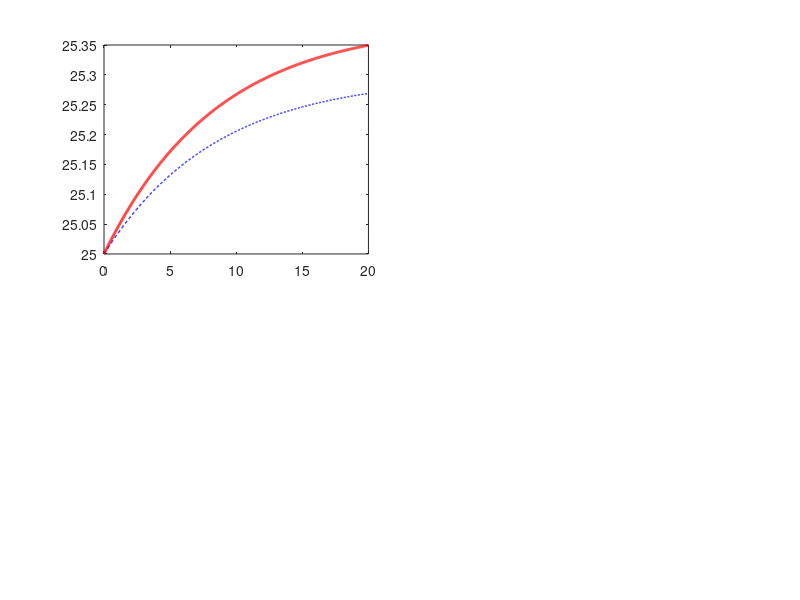

Write the MATLAB code that produced this figure. (Note: this script raises an error after producing the figure.)
%% Sunstang Battery Thermal Analysis - Multi-Scenario Solver
%  Drew Hillman
%  Ref: Panasonic NCR18650B (40p30s) | Ram-Air Cooling Model

clear; clc; close all;

%% 1. System Constants (The "Fixed" Physics)
Pack.ModuleCount = 30;           
Pack.CellsPerModule = 40;        
Pack.ModuleMass = 1.94;          % kg (40 cells * 48.5g)
Pack.Cp = 950;                   % J/kg*K
Pack.Area_surf = 0.12;           % m^2
Pack.R_module = 0.875e-3;        % Ohms (Derived from 35mOhm / 40)

% Cooling Parameters (Ram Air Model)
Pack.h_static = 5;               % W/m^2K (Fans OFF / Car Stopped)
Pack.h_fans_only = 12;           % W/m^2K (Exhaust Fans ON, Car Stopped)
Pack.Ram_Factor = 1.5;           % Cooling gain per m/s of speed

%% 2. select Scenario
%  Change this string to run different tests: 'Cruise', 'Sprint', or 'HillClimb'
Target_Scenario = 'All'; 

if strcmp(Target_Scenario, 'All')
    Scenarios = {'Cruise', 'Sprint', 'HillClimb', 'Parking'};
else
    Scenarios = {Target_Scenario};
end

%% 3. Simulation Loop
%  Use a 2x2 Grid to fit all 4 scenarios nicely
figure('Name', 'Scenario Comparison', 'Color', 'w', 'Position', [100 50 1200 900]);

for s = 1:length(Scenarios)
    Scenario_Name = Scenarios{s};
    fprintf('Running Scenario: %s...\n', Scenario_Name);
    
    % --- RESET STATE VARIABLES ---
    % Critical: Clear variables from previous loop iterations so 
    % "Parking" settings don't leak into "Cruise".
    clear T_Initial_Override; 
    
    % --- A. Generate Profiles (The "Inputs") ---
    % Default Time (can be overridden by case)
    Time = 0:1:1200; 
    
    switch Scenario_Name
        case 'Cruise'
            Velocity = 16.7 * ones(size(Time));     
            Current  = 35 * ones(size(Time));     
            Title_Text = 'Nominal Cruise (60 km/h)';
            
        case 'Sprint'
            Velocity = 27.8 * ones(size(Time));     
            Current  = 120 * ones(size(Time));    
            Title_Text = 'Sprint/Overtake (100 km/h)';
            
        case 'HillClimb'
            Velocity = 8.3 * ones(size(Time));     
            Current  = 140 * ones(size(Time));    
            Title_Text = 'WORST CASE: Hill Climb (30 km/h)';
            
        case 'Parking'
            % OVERRIDE: 1 Hour duration
            Time = 0:1:3600; 
            
            Velocity = zeros(size(Time));     
            Current  = zeros(size(Time));     
            
            % Start HOT to simulate parking after a race
            T_Initial_Override = 55; 
            Title_Text = 'Static Heat Soak (Natural Convection Only)';
            
            % Derate cooling for insulated box
            Pack.h_static = 3; 
    end
    
    % --- B. The Physics Engine ---
    % Initialize Temp History
    T_nodes = zeros(Pack.ModuleCount, length(Time));
    
    % logic to handle the "Hot Start" for parking
    if exist('T_Initial_Override', 'var')
        T_nodes(:,1) = T_Initial_Override; 
    else
        T_nodes(:,1) = 25; % Default Ambient Start
    end
    
    % Create Defect Map (#15 is the bad module)
    R_map = ones(Pack.ModuleCount, 1) * Pack.R_module;
    R_map(15) = Pack.R_module * 1.3; 
    
    for t = 1:length(Time)-1
        % 1. Dynamic Cooling (Ram Air Model)
        % Note: If velocity is 0 (Parking), this reduces to h_static
        h_current = Pack.h_static + (Pack.Ram_Factor * Velocity(t));
        
        % 2. Heat Generation
        Q_gen = (Current(t)^2) .* R_map;
        
        % 3. Heat Dissipation
        Q_cool = h_current .* Pack.Area_surf .* (T_nodes(:,t) - 25);
        
        % 4. Integration
        dT_dt = (Q_gen - Q_cool) ./ (Pack.ModuleMass * Pack.Cp);
        T_nodes(:,t+1) = T_nodes(:,t) + dT_dt;
    end
    
    % --- C. Visualization ---
    % FIX: Use dynamic subplot logic. 
    % ceil(length/2) ensures we have enough rows.
    subplot(2, 2, s); 
    
    plot(Time/60, T_nodes(1,:), 'b--', 'LineWidth', 1); hold on;
    plot(Time/60, T_nodes(15,:), 'r-', 'LineWidth', 2);
    
    % Add safety line only if the scale is relevant
    yline(60, 'k--', 'Safety Limit');
    
    % Formatting
    xlabel('Time (Minutes)'); % Changed to Minutes for better readability
    ylabel('Temp (^oC)');
    title(Title_Text);
    legend('Nominal Module', 'Defect Module', 'Location', 'best');
    grid on;
    
    % Adjust axis to fit the data nicely
    axis tight;
    ylim([20 70]); % Force consistent Y-axis for easy comparison
end